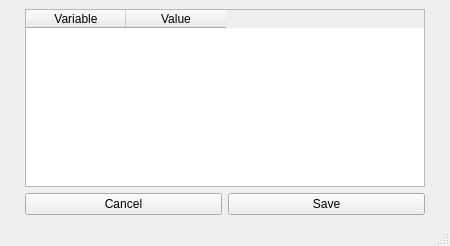
<?xml version="1.0" encoding="UTF-8"?>
<ui version="4.0">
 <class>MainWindow</class>
 <widget class="QMainWindow" name="MainWindow">
  <property name="geometry">
   <rect>
    <x>0</x>
    <y>0</y>
    <width>450</width>
    <height>246</height>
   </rect>
  </property>
  <property name="windowTitle">
   <string>Script Editor</string>
  </property>
  <widget class="QWidget" name="centralwidget">
   <layout class="QGridLayout" name="gridLayout">
    <property name="leftMargin">
     <number>25</number>
    </property>
    <property name="rightMargin">
     <number>25</number>
    </property>
    <item row="1" column="1">
     <widget class="QPushButton" name="save_BTN">
      <property name="text">
       <string>Save</string>
      </property>
     </widget>
    </item>
    <item row="1" column="0">
     <widget class="QPushButton" name="cancel_BTN">
      <property name="text">
       <string>Cancel</string>
      </property>
     </widget>
    </item>
    <item row="0" column="0" colspan="2">
     <widget class="QTableWidget" name="tableWidget">
      <property name="alternatingRowColors">
       <bool>true</bool>
      </property>
      <property name="selectionMode">
       <enum>QAbstractItemView::SingleSelection</enum>
      </property>
      <property name="gridStyle">
       <enum>Qt::SolidLine</enum>
      </property>
      <property name="cornerButtonEnabled">
       <bool>false</bool>
      </property>
      <attribute name="horizontalHeaderHighlightSections">
       <bool>false</bool>
      </attribute>
      <attribute name="verticalHeaderVisible">
       <bool>false</bool>
      </attribute>
      <attribute name="verticalHeaderHighlightSections">
       <bool>false</bool>
      </attribute>
      <column>
       <property name="text">
        <string>Variable</string>
       </property>
      </column>
      <column>
       <property name="text">
        <string>Value</string>
       </property>
      </column>
     </widget>
    </item>
   </layout>
  </widget>
  <widget class="QMenuBar" name="menubar">
   <property name="geometry">
    <rect>
     <x>0</x>
     <y>0</y>
     <width>450</width>
     <height>21</height>
    </rect>
   </property>
  </widget>
  <widget class="QStatusBar" name="statusbar"/>
 </widget>
 <resources/>
 <connections/>
</ui>
